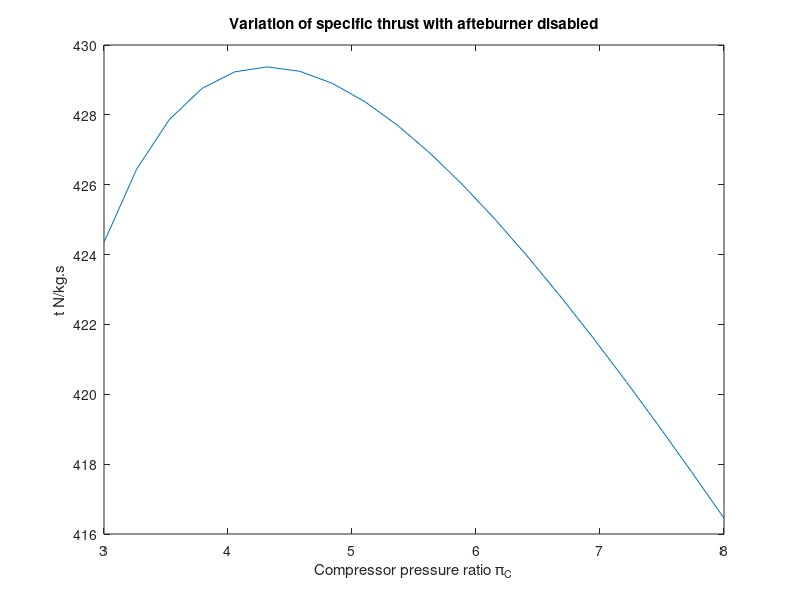

Write the MATLAB code that produced this figure.
clear all
clc

T04=857+273                 % Turbine inlet temperature
m=48                         % inlet mass rate
T06A=927+273                % max afterburner temperature
afterburner=0 ;              % 0 if afterburner not used, 1 if used
T_inf=220                   % ambient temperature
P_inf=0.25*101325           % ambient pressure
M_inf=0.85                  % flight mach number
gamma=1.4    ;               % ratio of specific heats
R=287  ;                     % gas constant
u=M_inf*sqrt(gamma*R*T_inf)     %  inlet velocity

Cp=gamma*R/(gamma-1) ;              % specific heat  
prc=linspace(3, 8,20)            %  compressor pressure ratio
 
% isentropic efficiencies
e_diff=0.97 ;                   % inlet/diffuser    
e_n_hot=0.98;                   % hot stream nozzle
e_comp=0.835;                   % compressor
e_turb=0.865;                   % turbine
e_burner=0.95;                  % burner/combustor
e_ab=0.5;                       % afterburner
del_p1=0.0;                     % burner pressure loss in %
del_p2=0;                      % afterburner pressure loss in %
Q=45000000 ;                    % fuel heat content

 
prc_critical= 1/(1-(gamma-1)/(e_n_hot*(gamma+1)))^(gamma/(gamma-1))   % to check if nozzle chokes or not

% diffuser stage
T02=T_inf*(1+(gamma-1)*0.5*M_inf^2)    
P02=P_inf*(1+(T02/T_inf-1)*e_diff)^(gamma/(gamma-1)) 

  
    
for i=1:length(prc)

    f_ab(i)=0;				% initializing the afterburner fuel fraction 
    %  compressor stage
    P03(i)=(P02*prc(i)) 
    T03(i)=T02*(1+(prc(i)^((gamma-1)/gamma)-1)/e_comp) 
    
    % burner fuel air ratio
    f(i)=(T04-T03(i))/(e_burner*Q/(Cp)-T04) 
    
    % turbine inlet pressure
    P04(i)=(P03(i))*(1-del_p1)  % # given pressure loss is zero
    
        
    %  compressor turbine power balance
    T05(i)=T04-(T03(i)-T02)/0.99 %-B*(T08-T02);
    P05(i)=(P04(i)*(1-(1-T05(i)/T04)/e_turb)^(gamma/(gamma-1))) 
    T06(i)=(T05(i)) 
    P06(i)=(P05(i)) 
    
    if afterburner==0                                      % if the afterburner is disabled
        if P_inf/P06(i) > 1/prc_critical                    % loops if nozzle doesn't choke
        v7(i)=(sqrt(2*e_n_hot*Cp*T06(i)*(1-(P_inf/P06(i))^((gamma-1)/gamma))))   % exit velocity, complete expansion to P_inf
           t(i)=(1+f(i))*v7(i)-u                           % unchoked thrust without afterburner
           s=(f(i))/t(i)                 % TSFC
           sprintf('no afterburner, nozzle does not choke ')
        else                                           % runs if nozzle chokes
        
        T7(i)=2*T05(i)/(gamma+1)                % critical temperature
        v7(i)=(gamma*R*T7(i))^0.5               % exit choked velocity
        p7(i)=P06(i)/prc_critical               % critical pressure
        rho7(i)=P06(i)/(R*T7(i))                % critical density at exit
        t(i)=(1+f(i))*v7(i)-u + (p7(i)-P_inf)/(rho7(i)*v7(i))   % choked thrust without afterburner
         
       s=(f(i))/t(i)    %TSFC
       sprintf('no afterburner, nozzle chokes, nozzle diameter -')
       d=2*sqrt(m/(rho7(i)*v7(i)*3.14))
        end
        
        
    else 
          
        P_06(i)=P05(i)*(1-del_p2)        % loss in afterburner
        f_ab(i)=((1+f(i))*(T06A-T05(i)))/(e_ab*Q/Cp-T06A)    % fuel fraction in afterburner
        
        if P_inf/P06(i) >1/prc_critical                  % nozzle unchoked with afterburner
            
            v7(i)=(sqrt(2*e_n_hot*Cp*T06A*(1-(P_inf/P06(i))^((gamma-1)/gamma))))   % exit velocity, complete expansion to atmosphere
            t(i)=(1+f(i)+f_ab(i))*v7(i)-u                  % unchoked thrust with afterburner
            s=(f(i)+f_ab(i))/t(i)         %TSFC
            sprintf(' afterburner on, nozzle does not choke ')
            
        else                                      % nozzle choked with afterburner
        
        T7(i)=2*T06A/(gamma+1)                  % critical temperature
        p7(i)=P06(i)/prc_critical               % critical pressure
        v7(i)=(gamma*R*T7(i))^0.5               % critical choked velocity at exit
        rho7(i)=p7(i)/(R*T7(i))                 % critical denstiy
     
        t(i)=(1+f(i)+f_ab(i))*v7(i)-u + (p7(i)-P_inf)/(rho7(i)*v7(i))    % choked thrust with afterburner 
        s=(f(i)+f_ab(i))/t(i)               % TSFC
         sprintf(' afterburner on, nozzle chokes ')
          d=2*sqrt(m/(rho7(i)*v7(i)*3.14))
        end
        
    end
    e_prop(i)=2*t(i)*u/(t(i)*u*2+(1+f(i)+f_ab(i))*(v7(i)-u)^2)   % propulsive efficiency
    e_therm(i)=(t(i)*u*2+(1+f(i)+f_ab(i))*(v7(i)-u)^2)/(2*(f(i)+f_ab(i))*Q) %thermal efficiency
  
end
 
e_overall=e_prop.*e_therm  
%hold on
  thrust=t*m 
       plot(prc,t)
        title('Variation of specific thrust with afteburner disabled')
       xlabel('Compressor pressure ratio \pi_C')
       ylabel('t N/kg.s')
 %   plot(prc,e_prop,'o')
 %   plot(prc,e_therm,'*' ) 
 %   plot(prc,e_prop.*e_therm,'+' )
 %   title('T_{04}=1630 K & B=0')
 %   xlabel('  Compressor pressure ratio \pi_C')
 %   ylabel('\eta')
